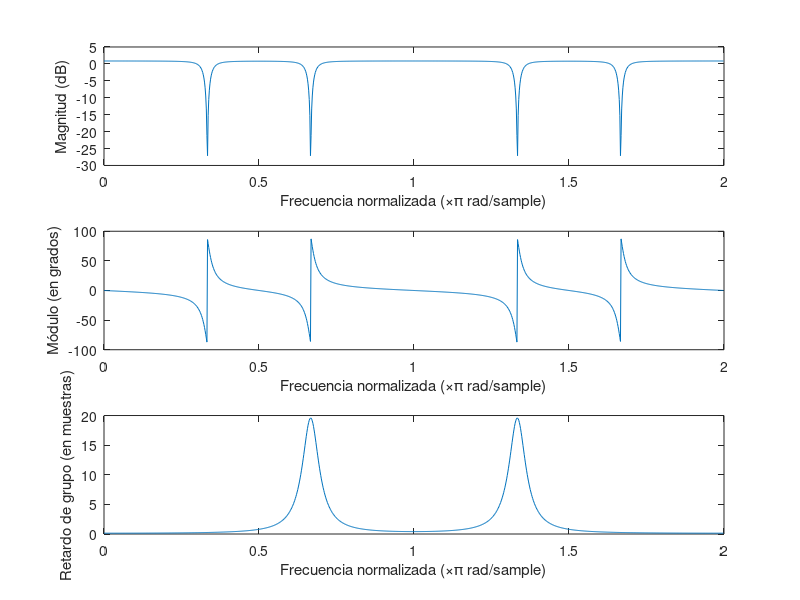

The MATLAB source for this figure:
% P2 Ejercicio 1a

clear all;
close all;
clc;

% numerador:

hn1=[1 -exp(pi/3*1i)];
hn2=[1 -exp(2*pi/3*1i)];
hn3=[1 -exp(-pi/3*1i)];
hn4=[1 -exp(-2*pi/3*1i)];

% denominador:

hd1=[1 -0.95*exp(pi/3*1i)];
hd2=[1 -0.95*exp(2*pi/3*1i)];
hd3=[1 -0.95*exp(-pi/3*1i)];
hd4=[1 -0.95*exp(-2*pi/3*1i)];

% recordar usar convolución, no el producto de vectores:

h1=conv(hn1, conv(hn2, conv(hn3, hn4))); % numerador 
h2=conv(hd1, conv(hd2, conv(hd3, hd4))); % denominador

% obtenemos la transformada H y su frecuencia en radianes:
[H, w] = freqz(h1, h2, 1024);

% graficaremos la magnitud, la fase y el retardo de grupo 
% del filtro:

figure; 
subplot(3, 1, 1);
plot(w/pi, 20*log10(abs(H)));
xlabel('Frecuencia normalizada (\times\pi rad/sample)');
ylabel('Magnitud (dB)');
subplot(3, 1, 2);
plot(w/pi, angle(H)*(180/pi));
xlabel('Frecuencia normalizada (\times\pi rad/sample)');
ylabel('Módulo (en grados)');
[gd, ] = grpdelay(h1, h2, 1024);
subplot(3, 1, 3);
plot(w/pi, gd);
xlabel('Frecuencia normalizada (\times\pi rad/sample)');
ylabel('Retardo de grupo (en muestras)');
